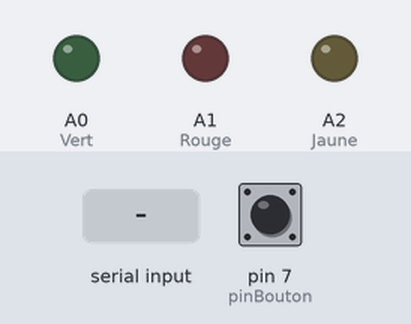
A sketch run on a simulated Arduino Uno, built with avr-gcc and run on an emulated ATmega328P. Parts: output pins drawn as LEDs (lit = HIGH). The test bench sets the inputs (shaded band); at power-on: pin 7 (pinBouton) HIGH.

Above: at 1.2 s.
1.3 s: "30,150\n" received over Serial
At 2.8 s:
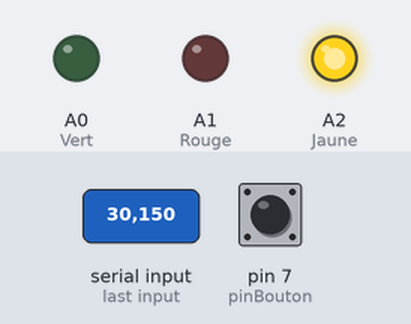
At 5.3 s:
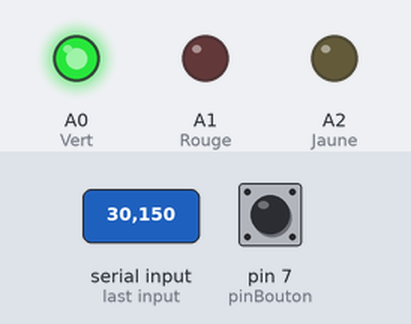
5.4 s: "2\n" received over Serial
At 9.5 s:
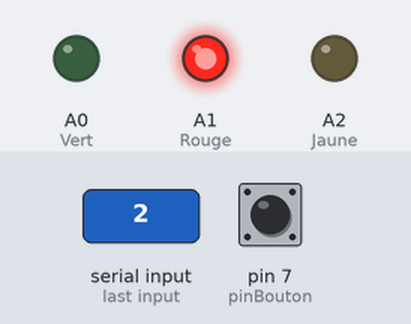
Timing chart, 0 to 11.5 s (numbered marks = the images above; inputs shaded):
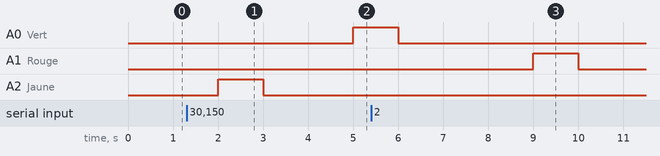

The sketch:

code.ino
```cpp
#define Vert A0
#define Rouge A1
#define Jaune A2
#define pinBouton 7

byte lastButtonState = LOW;
byte currentButtonState = LOW;
unsigned long lastButtonDebounceTime = 0;
unsigned long buttonDebounceDelay = 20;

void powerOffAllLEDs()
{
    digitalWrite(Vert, LOW);
    digitalWrite(Rouge, LOW);
    digitalWrite(Jaune, LOW);
}
void setup()
{
  Serial.begin(9600);
  pinMode(Vert, OUTPUT);
  pinMode(Rouge, OUTPUT);
  pinMode(Jaune, OUTPUT);
  pinMode(pinBouton, INPUT_PULLUP);
  powerOffAllLEDs();
}
void loop()
{
  boolean readValue = digitalRead(pinBouton);
  if (!readValue) { //button enfoncé
    Serial.write(1);
  }

  if (Serial.available() > 0) {
    int ledNumber = Serial.read() - '0';
    powerOffAllLEDs();

    switch (ledNumber) {
      case 1:
        digitalWrite(Vert, HIGH);
        break;
      case 2:
        digitalWrite(Rouge, HIGH);
        break;
      case 3:
        digitalWrite(Jaune, HIGH);
        break;
      default:
        // wrong pin number, do nothing
        // all LEDs will be powered off
        break;
    }
  }
  else{
    powerOffAllLEDs();
  }

  delay(1000);
}
```

Measured:
- after the input at 1.3 s, A0 (Vert): LOW → HIGH after 3.7 s; A2 (Jaune): LOW → HIGH after 0.70 s, → LOW 1.0 s later
- after the input at 5.4 s, A1 (Rouge): LOW → HIGH after 3.6 s, → LOW 1.0 s later
